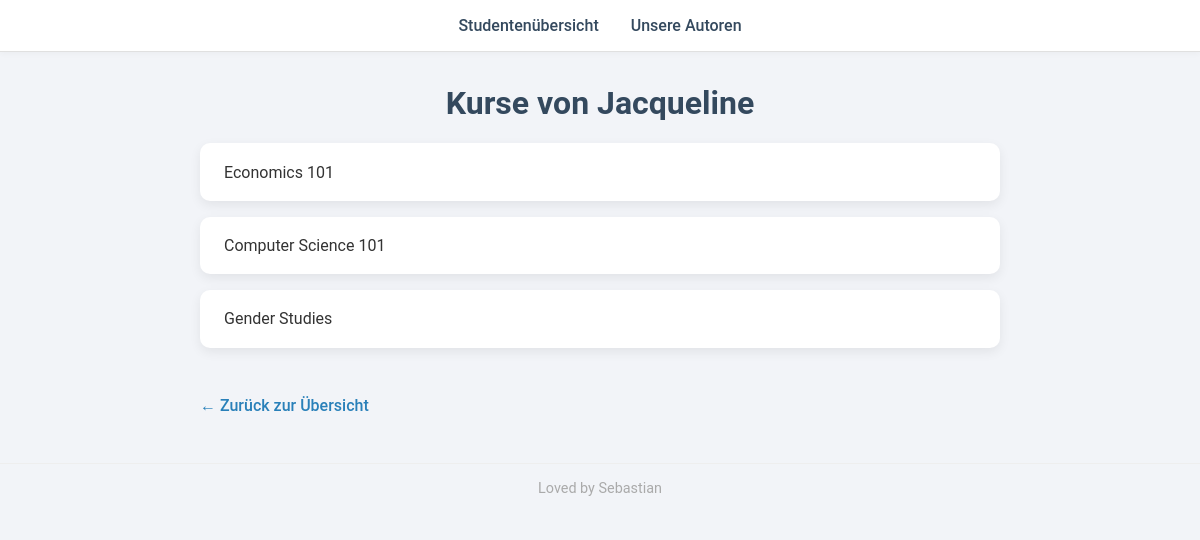
The page /rel/students/1 on the database its author committed.
### relations/models.py (models this page shows, shortened)
class Student(models.Model):
    name = models.CharField(max_length=200)

class Course(models.Model):
    title = models.CharField(max_length=255)
    students = models.ManyToManyField(Student)

### relations/views.py (the view)
# urls.py: path('students/<int:student_id>', views.student_detail, name="student_detail"),
def student_detail(request, student_id):
    student = get_object_or_404(Student, pk=student_id)
    courses = student.course_set.all()
    data = {"student": student, "courses": courses}
    return render(request, "relations/student_detail.html", data)

### relations/templates/relations/student_detail.html (shortened to what this page needs)
{% extends "relations/base.html" %}
{% block content %}
    <h1>Kurse von {{ student.name }}</h1>
    {% if courses %}
      <ul class="list">
        {% for course in courses %}
          <li class="card">
            <span>{{ course.title }}</span>
          </li>
        {% endfor %}
      </ul>
    {% else %}
      <p class="no-courses">Keine Kurse belegt.</p>
    {% endif %}
    <a href="{% url 'student_list' %}" class="back-link">← Zurück zur Übersicht</a>
{% endblock content %}

### relations/static/relations/css/style.css (style rules this page uses)
body { font-family: 'Roboto', sans-serif; background-color: #f2f4f8; margin: 0; color: #333; }
h1 { text-align: center; color: #34495e; }
ul.list, .book-list { list-style: none; padding: 0; }
.card { background-color: #fff; margin-bottom: 1rem; padding: 1.2rem 1.5rem; border-radius: 10px; box-shadow: 0 4px 12px rgba(0, 0, 0, 0.07); transition: transform 0.2s ease, box-shadow 0.2s ease; }
.back-link { display: inline-block; margin-top: 2rem; text-decoration: none; color: #2980b9; font-weight: 500; transition: color 0.2s ease; }

### rows shown on the page
Student: name "Jacqueline"
Course: title "Economics 101"
Course: title "Computer Science 101"
Course: title "Gender Studies"
